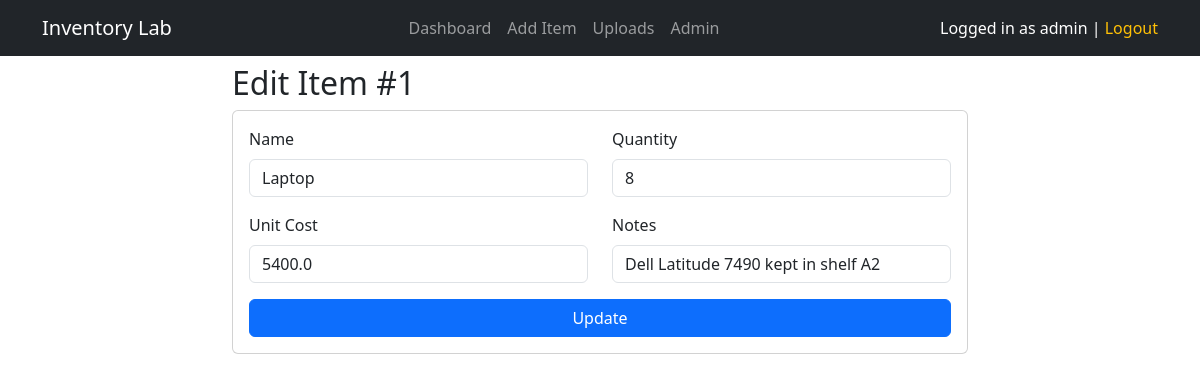
Screenshot of /items/edit/1 (signed in) with the database file from the repository.
### tables this page shows
CREATE TABLE items (
            id INTEGER PRIMARY KEY AUTOINCREMENT,
            name TEXT NOT NULL,
            description TEXT,
            quantity INTEGER DEFAULT 0,
            unit_cost REAL DEFAULT 0,
            created_by INTEGER,
            last_updated TEXT DEFAULT CURRENT_TIMESTAMP
        );

### app.py (the view, shortened to what this page needs)
@app.route("/items/edit/<int:item_id>", methods=["GET", "POST"])
def edit_item(item_id):
    if "user_id" not in session:
        return redirect(url_for("login"))
    conn = get_db()
    item = conn.execute(f"SELECT * FROM items WHERE id = {item_id}").fetchone()
    conn.close()
    if not item:
        flash("Item not found.", "error")
        return redirect(url_for("dashboard"))
    return render_template("edit_item.html", item=item)

### app.py (called while the page is built)
def get_db():
    conn = sqlite3.connect("inventory.db")
    conn.row_factory = sqlite3.Row
    return conn

### templates/edit_item.html
{% extends "base.html" %}
{% block content %}
<div class="row justify-content-center">
  <div class="col-md-8">
    <h2>Edit Item #{{ item['id'] }}</h2>
    <form method="post" class="card card-body">
      <div class="row">
        <div class="col-md-6 mb-3">
          <label class="form-label">Name</label>
          <input type="text" class="form-control" name="name" value="{{ item['name'] }}">
        </div>
        <div class="col-md-6 mb-3">
          <label class="form-label">Quantity</label>
          <input type="number" class="form-control" name="quantity" value="{{ item['quantity'] }}">
        </div>
      </div>
      <div class="row">
        <div class="col-md-6 mb-3">
          <label class="form-label">Unit Cost</label>
          <input type="number" class="form-control" name="unit_cost" value="{{ item['unit_cost'] }}" step="0.01">
        </div>
        <div class="col-md-6 mb-3">
          <label class="form-label">Notes</label>
          <input type="text" class="form-control" name="description" value="{{ item['description'] }}">
        </div>
      </div>
      <button class="btn btn-primary">Update</button>
    </form>
  </div>
</div>
{% endblock %}

### templates/base.html (style rules this page uses)
body { padding-top: 4rem; }

### rows the page displays
items: id "1", name "Laptop", quantity "8", unit_cost "5400.0", description "Dell Latitude 7490 kept in shelf A2"

### other values shown
{{ session.get('username') }} "admin"
